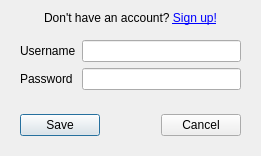
<?xml version="1.0" encoding="UTF-8"?>
<ui version="4.0">
 <class>Configuration</class>
 <widget class="QDialog" name="Configuration">
  <property name="geometry">
   <rect>
    <x>0</x>
    <y>0</y>
    <width>261</width>
    <height>108</height>
   </rect>
  </property>
  <property name="windowTitle">
   <string>TimeFlipAgent configuration</string>
  </property>
  <layout class="QVBoxLayout" name="verticalLayout">
   <item>
    <widget class="QLabel" name="signupLabel">
     <property name="text">
      <string>Don't have an account? &lt;a href=&quot;https://newapp.timeflip.io/register&quot;&gt;Sign up&lt;a&gt;!</string>
     </property>
     <property name="scaledContents">
      <bool>false</bool>
     </property>
     <property name="alignment">
      <set>Qt::AlignmentFlag::AlignCenter</set>
     </property>
    </widget>
   </item>
   <item>
    <widget class="QWidget" name="widget" native="true">
     <layout class="QGridLayout" name="gridLayout">
      <item row="2" column="0">
       <widget class="QLabel" name="passwordLabel">
        <property name="text">
         <string>Password</string>
        </property>
       </widget>
      </item>
      <item row="1" column="0">
       <widget class="QLabel" name="usernameLabel">
        <property name="text">
         <string>Username</string>
        </property>
       </widget>
      </item>
      <item row="1" column="1">
       <widget class="QLineEdit" name="usernameEdit"/>
      </item>
      <item row="2" column="1">
       <widget class="QLineEdit" name="passwordEdit">
        <property name="echoMode">
         <enum>QLineEdit::EchoMode::PasswordEchoOnEdit</enum>
        </property>
       </widget>
      </item>
     </layout>
    </widget>
   </item>
   <item>
    <widget class="QWidget" name="widget" native="true">
     <layout class="QHBoxLayout" name="horizontalLayout">
      <item>
       <widget class="QPushButton" name="saveButton">
        <property name="text">
         <string>Save</string>
        </property>
       </widget>
      </item>
      <item>
       <spacer name="horizontalSpacer">
        <property name="orientation">
         <enum>Qt::Orientation::Horizontal</enum>
        </property>
        <property name="sizeHint" stdset="0">
         <size>
          <width>40</width>
          <height>20</height>
         </size>
        </property>
       </spacer>
      </item>
      <item>
       <widget class="QPushButton" name="cancelButton">
        <property name="text">
         <string>Cancel</string>
        </property>
       </widget>
      </item>
     </layout>
    </widget>
   </item>
  </layout>
 </widget>
 <tabstops>
  <tabstop>usernameEdit</tabstop>
  <tabstop>passwordEdit</tabstop>
  <tabstop>saveButton</tabstop>
  <tabstop>cancelButton</tabstop>
 </tabstops>
 <resources/>
 <connections/>
</ui>
